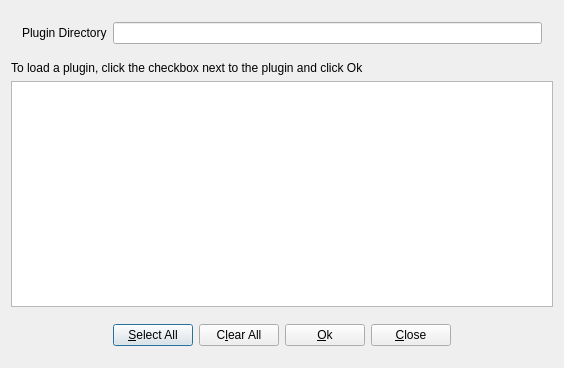
<ui version="4.0" >
 <class>QgsPluginManagerBase</class>
 <widget class="QDialog" name="QgsPluginManagerBase" >
  <property name="geometry" >
   <rect>
    <x>0</x>
    <y>0</y>
    <width>564</width>
    <height>368</height>
   </rect>
  </property>
  <property name="windowTitle" >
   <string>QGIS Plugin Manager</string>
  </property>
  <property name="modal" >
   <bool>true</bool>
  </property>
  <layout class="QGridLayout" >
   <property name="leftMargin" >
    <number>11</number>
   </property>
   <property name="topMargin" >
    <number>11</number>
   </property>
   <property name="rightMargin" >
    <number>11</number>
   </property>
   <property name="bottomMargin" >
    <number>11</number>
   </property>
   <property name="horizontalSpacing" >
    <number>6</number>
   </property>
   <property name="verticalSpacing" >
    <number>6</number>
   </property>
   <item row="0" column="0" >
    <layout class="QHBoxLayout" >
     <property name="spacing" >
      <number>6</number>
     </property>
     <property name="leftMargin" >
      <number>11</number>
     </property>
     <property name="topMargin" >
      <number>11</number>
     </property>
     <property name="rightMargin" >
      <number>11</number>
     </property>
     <property name="bottomMargin" >
      <number>11</number>
     </property>
     <item>
      <widget class="QLabel" name="textLabel1" >
       <property name="text" >
        <string>Plugin Directory</string>
       </property>
       <property name="buddy" >
        <cstring>txtPluginDir</cstring>
       </property>
      </widget>
     </item>
     <item>
      <widget class="QLineEdit" name="txtPluginDir" >
       <property name="windowModality" >
        <enum>Qt::NonModal</enum>
       </property>
       <property name="readOnly" >
        <bool>true</bool>
       </property>
      </widget>
     </item>
    </layout>
   </item>
   <item row="1" column="0" >
    <widget class="QLabel" name="textLabel1_2" >
     <property name="text" >
      <string>To load a plugin, click the checkbox next to the plugin and click Ok</string>
     </property>
    </widget>
   </item>
   <item row="4" column="0" >
    <layout class="QHBoxLayout" >
     <property name="spacing" >
      <number>6</number>
     </property>
     <property name="leftMargin" >
      <number>11</number>
     </property>
     <property name="topMargin" >
      <number>11</number>
     </property>
     <property name="rightMargin" >
      <number>11</number>
     </property>
     <property name="bottomMargin" >
      <number>11</number>
     </property>
     <item>
      <spacer>
       <property name="orientation" >
        <enum>Qt::Horizontal</enum>
       </property>
       <property name="sizeType" >
        <enum>QSizePolicy::Expanding</enum>
       </property>
       <property name="sizeHint" >
        <size>
         <width>100</width>
         <height>21</height>
        </size>
       </property>
      </spacer>
     </item>
     <item>
      <widget class="QPushButton" name="btnSelectAll" >
       <property name="text" >
        <string>&amp;Select All</string>
       </property>
       <property name="shortcut" >
        <string>Alt+S</string>
       </property>
      </widget>
     </item>
     <item>
      <widget class="QPushButton" name="btnClearAll" >
       <property name="text" >
        <string>C&amp;lear All</string>
       </property>
       <property name="shortcut" >
        <string>Alt+L</string>
       </property>
      </widget>
     </item>
     <item>
      <widget class="QPushButton" name="btnOk" >
       <property name="text" >
        <string>&amp;Ok</string>
       </property>
       <property name="shortcut" >
        <string>Alt+O</string>
       </property>
      </widget>
     </item>
     <item>
      <widget class="QPushButton" name="btnClose" >
       <property name="text" >
        <string>&amp;Close</string>
       </property>
       <property name="shortcut" >
        <string>Alt+C</string>
       </property>
      </widget>
     </item>
     <item>
      <spacer>
       <property name="orientation" >
        <enum>Qt::Horizontal</enum>
       </property>
       <property name="sizeType" >
        <enum>QSizePolicy::Expanding</enum>
       </property>
       <property name="sizeHint" >
        <size>
         <width>100</width>
         <height>21</height>
        </size>
       </property>
      </spacer>
     </item>
    </layout>
   </item>
   <item row="2" column="0" >
    <widget class="QTableView" name="lstPlugins" >
     <property name="alternatingRowColors" >
      <bool>true</bool>
     </property>
     <property name="sortingEnabled" >
      <bool>true</bool>
     </property>
    </widget>
   </item>
  </layout>
 </widget>
 <layoutdefault spacing="6" margin="11" />
 <pixmapfunction>qPixmapFromMimeSource</pixmapfunction>
 <resources/>
 <connections/>
</ui>
